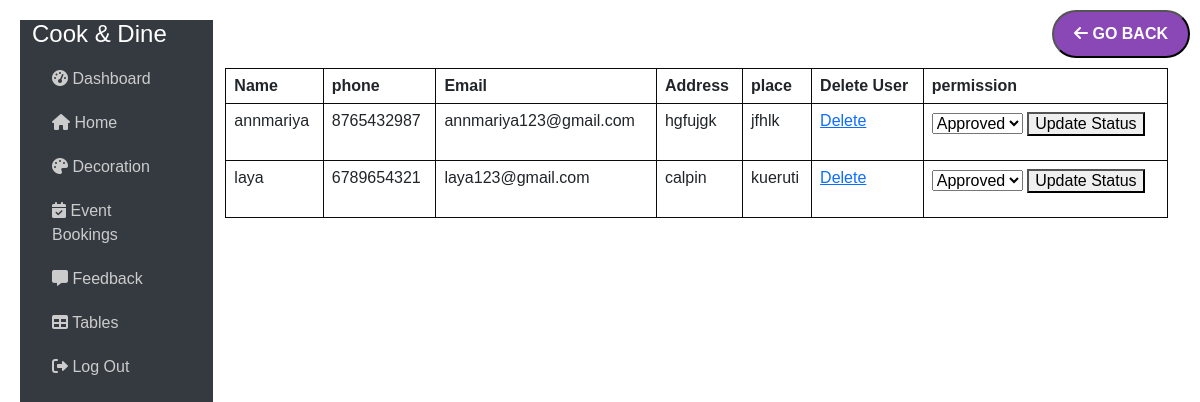
The page /userlist/ on the database its author committed.
### EVENT_BOOKING/models.py (models this page shows)
class Event(models.Model):
    STATUS=(('applied','Applied'),('approved','Approved'),('reject','Reject'),)
    status=models.CharField(max_length=20,choices=STATUS,default='Applied')
    image=models.ImageField(upload_to='image/',null='True',blank='True')
    username=models.CharField(max_length=100)
    phone=models.IntegerField()
    email=models.EmailField(unique=True)
    address=models.CharField(max_length=255)
    password=models.CharField(max_length=128)
    place=models.CharField(max_length=128)

### EVENT_BOOKING/views.py (the view)
# urls.py: path('userlist/',views.userlist,name='userlist'),
def userlist(request):
    u=Event.objects.all()
    return render(request,'userlist.html',{'Event':u})

### EVENT_BOOKING/templates/userlist.html (shortened to what this page needs)
<html>
    <head>
    <link href="https://cdn.jsdelivr.net/npm/bootstrap@5.3.0-alpha1/dist/css/bootstrap.min.css" rel="stylesheet">
    <link href="https://cdnjs.cloudflare.com/ajax/libs/font-awesome/6.0.0-beta3/css/all.min.css" rel="stylesheet">
    </head>
    <body>
        <button class="back-button" onclick="window.history.back()">
            <i class="fas fa-arrow-left"></i> Go Back
          </button>
          <div class="container-fluid">
            <div class="row">
                <div class="col-md-2 sidebar">
                    <h4>Cook & Dine</h4>
                    <a href="/admin_dashboard"><i class="fas fa-tachometer-alt"></i> Dashboard</a>
                    <a href="/home"><i class="fas fa-home"></i> Home</a>
                    <a href="/createdecorations"><i class="fas fa-palette"></i> Decoration</a>
                    <a href="#"><i class="fas fa-calendar-check"></i> Event Bookings</a>
                    <a href="/feedbacklist"><i class="fas fa-comment-alt"></i> Feedback</a>
                    <a href="/userlist"><i class="fas fa-table"></i> Tables</a>
                    <a href="/index"><i class="fas fa-sign-out-alt"></i> Log Out</a>
                </div>
                <main class="col-md-10">
        <table class="table table-stripped table-hover">
            <br><br>
            <tr>
                <th>Name</th>
                <th>phone</th>
                <th>Email</th>
                <th>Address</th>
                <th>place</th>
                <th>Delete User</th>
                <th>permission</th>
            </tr>
            {% for user in Event %}
            <tr>
                <td>{{user.username}}</td>
                <td>{{user.phone}}</td>
                <td>{{user.email}}</td>
                <td>{{user.address}}</td>
                <td>{{user.place}}</td>
                <td><a href="/deleteuser/{{user.id}}">Delete</a></td>
                <td>
                    <form method="post" action="/update_status/">
                        <select name="status">
                            <option value="approved"{% if user.status == 'approved' %}selected{% endif %}>Approved</option>
                        </select>
                        <button type="Submit">Update Status</button>
                </form>
            </td>
        </tr>
            {% endfor %}
    </table>
</body>
</html>

### EVENT_BOOKING/templates/userlist.html (style rules this page uses)
body { font-family: Arial, sans-serif; margin: 20px; background-color:#e8f4fc, hsl(212, 89.20%, 63.70%); }
table { width: 100%; border-collapse: collapse; background-color: hsl(192, 71.40%, 98.60%); margin: 0 auto; }
th, td { padding: 12px; border: 1px solid hsl(180, 4.80%, 4.10%); text-align: left; }
th { background-color:rgb(238, 244, 246); color: hsl(180, 4.8%, 4.1%); }
tr:nth-child(even) { background-color:hsl(192, 71.40%, 98.60%); }
.back-button { position: fixed; top: 10px; right:10px; padding: 10px 20px; width:auto; max-width:150px; text-transform: uppercase; background-color: rgb(138, 72, 182); color: white; border-radius: 25px; font-size: 18px; font-weight: bold; font-size: 1rem; align-items: center; }
.back-button i { font-size: 16px; }
body { font-family: Arial, sans-serif; }
.sidebar { background-color: #343a40; min-height: 100vh; color: #fff; }
.sidebar a { color: #ccc; text-decoration: none; padding: 10px 20px; display: block; }

### rows shown on the page
Event: username "annmariya", phone "8765432987", email "annmariya123@gmail.com", address "hgfujgk", place "jfhlk", status "Approved"
Event: username "laya", phone "6789654321", email "laya123@gmail.com", address "calpin", place "kueruti", status "Approved"
